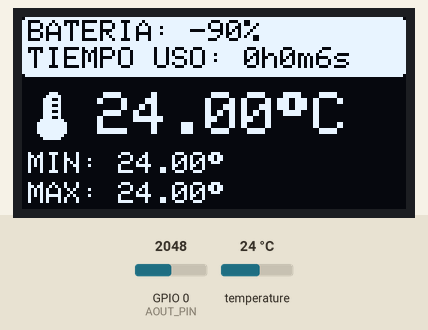
This sketch was run on a simulated ESP32. On the bench: 128×64 one-colour display. Inputs (shaded band) come from the test bench; at power-on: temperature 24 °C, GPIO 0 (AOUT_PIN) = 2048.

Above: at 9.0 s.
9.1 s: temperature set to 12 °C
At 10.6 s:
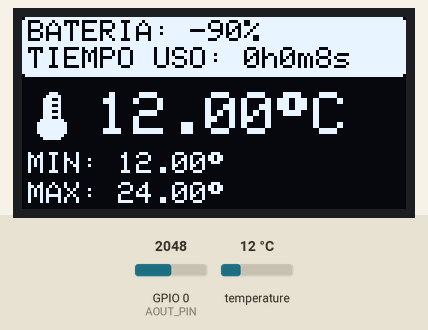
13.4 s: GPIO 0 (AOUT_PIN) set to 2866
At 16.0 s:
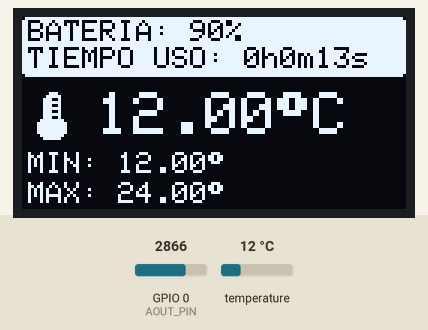
18.8 s: temperature set to 19 °C
At 21.4 s:
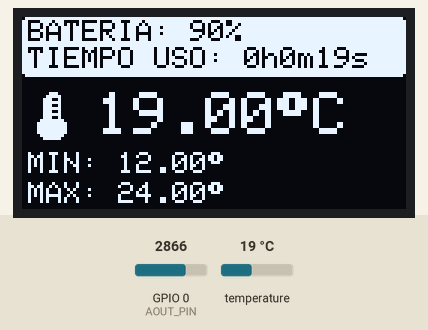
24.2 s: GPIO 0 (AOUT_PIN) set to 3603
At 26.8 s:
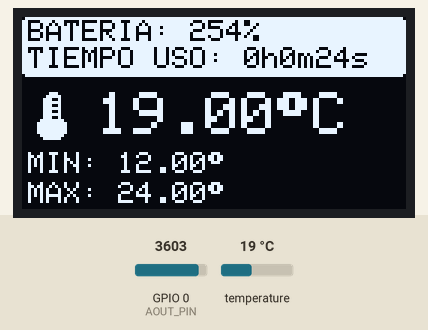
29.6 s: temperature set to 28 °C
At 32.2 s:
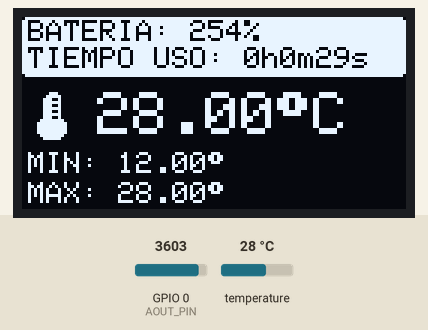
34.9 s: GPIO 0 (AOUT_PIN) set to 4095
At 37.5 s:
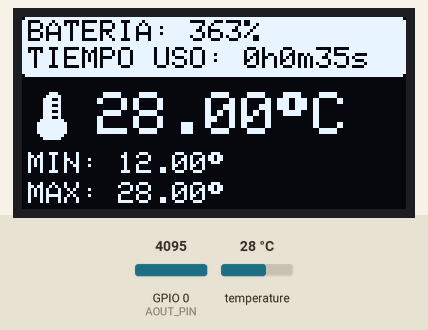
Timing chart, 0 to 39.0 s (numbered marks = the images above; inputs shaded):
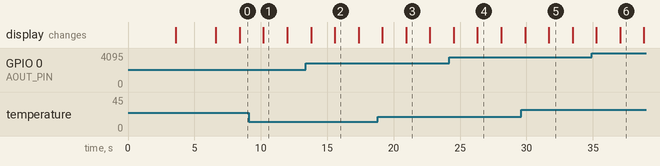

The sketch:

ThermoSpy.ino
```cpp
/*********************************************************************************************************************************************************************************
**                                                           -THERMOSPY-                                                                                                        **
**                                                                                                                                                                              **
**   SENCILLO CODIGO PARA MOSTRAR VALORES AMBIENTALES EN PANTALLA OLED DE 0,96":                                                                                                **
**          -V1.0(HASTA 12/08/2025): SE MUESTRAN VALORES DE NIVEL DE BATERIA (%), TIEMPO EN USO Y TEMPERATURA AMBIENTE MEDIANTE SENSOR DS18B20                                  **
**          -V2.0(DESDE 12/08/2025): SE SUSTITUYE EL SENSOR DS18B20 POR UN BME280 PARA PODER MOSTRAR POR PANTALLA TEMPERATURA, HUMEDAD Y ALTITUD.                               **
**                                   SE AÑADE TAMBIEN LA FECHA DE COMPILACION DEL CODIGO EN EL ARRANQUE                                                                         **
**          -V2.1(DESDE 15/08/2025): SE MEJORA EL CODIGO PUDIENDO ELEGIR ENTRE DOS TIPOS DE PANTALLA, HAY QUE DEFINIR LA QUE SE UTILIZA EN LAS LINEAS 29 Y/O 30                 **
**          -V2.2(DESDE 24/08/2025): SE VUELVE A MEJORAR EL CODIGO PUDIENDO ELEGIR ENTRE LAS DOS PANTALLAS(SSD1306 Y SSH1106) Y ENTRE LOS DOS SENSORES (DS18B20 Y BME280)       **
**
**
**
*********************************************************************************************************************************************************************************/
#include <Adafruit_GFX.h>
#include <TimeLib.h>


#define SCREEN_WIDTH 128
#define SCREEN_HEIGHT 64
#define AOUT_PIN 0


//Seleccion segun pantalla a utilizar
#define SSD1306  //Descomentar para pantallas 0,96" con controlador SSD1306
//#define SH1106     //Descomentar para pantallas 1,3" con controlador SH1106

//Seleccion sensor temperatura
//#define bme280
#define ds18b20

#ifdef bme280
  #include <Adafruit_Sensor.h>
  #include <Adafruit_BME280.h>
  Adafruit_BME280 bme;
  #define PresionNivelMar_HPA (1013.25)
#endif

#ifdef ds18b20
  #include <OneWire.h>
  #include <DallasTemperature.h>
  #define oneWirePin 1
  OneWire oneWireBus(oneWirePin);
  DallasTemperature sensors(&oneWireBus);
  float minima = 100; //lineas 243 a 253
  float maxima;

#endif

#ifdef SSD1306
  #include <Adafruit_SSD1306.h>
  Adafruit_SSD1306 display(SCREEN_WIDTH, SCREEN_HEIGHT, &Wire, -1);
#else
  #include <Adafruit_SH110X.h>
  Adafruit_SH1106G display = Adafruit_SH1106G(SCREEN_WIDTH, SCREEN_HEIGHT, &Wire, -1);
#endif

//Actualizar version de codigo para ambas pantallas
String versionCodigo = "V2.2";


unsigned char termometro[] =
{
	0b00000001, 0b11000000, //        ###
	0b00000011, 0b11100000, //       #####
	0b00000111, 0b00100000, //      ###  #
	0b00000111, 0b11100000, //      ######
	0b00000111, 0b00100000, //      ###  #
	0b00000111, 0b11100000, //      ######
	0b00000111, 0b00100000, //      ###  #
	0b00000111, 0b11100000, //      ######
	0b00000111, 0b00100000, //      ###  #
	0b00001111, 0b11110000, //     ########
	0b00011111, 0b11111000, //    ##########
	0b00011111, 0b11111000, //    ##########
	0b00011111, 0b11111000, //    ##########
	0b00011111, 0b11111000, //    ##########
	0b00001111, 0b11110000, //     ########
	0b00000111, 0b11100000, //      ######
};
void setup(){

  Serial.begin(115200);
  analogSetAttenuation(ADC_11db);


#ifdef bme280
  bool status;
  status = bme.begin(0x76);
if (!status) {
  Serial.println("Could not find a valid BME280 sensor, check wiring!");
  while (1);
}
#else
  sensors.begin(); //DS18B20
#endif

#ifdef SSD1306

  display.begin(SSD1306_SWITCHCAPVCC, 0x3C);
  display.clearDisplay();
  display.setTextColor(WHITE);
  display.setCursor(20, 2);
  display.setTextSize(1);
  display.print("COMPILADO EL: ");
  display.setCursor(25, 12);
  display.print(__DATE__);
  display.setCursor(40, 22);
  display.print("A LAS:");
  display.setCursor(35, 32);
  display.print(__TIME__);
  display.display();
  delay(3500);
  display.clearDisplay();
  display.setTextSize(2);
  display.setCursor(12, 20);
  display.println("HectorCRM");
  display.setTextSize(1);
  display.setCursor(15, 36);
  display.print("ThermoSpy ");
  display.println(versionCodigo);
  display.display();
  delay(3000);
  display.clearDisplay();
  display.display();
  #else
  display.begin(0x3c, true); // Address 0x3C default
  display.clearDisplay();
  display.setTextColor(SH110X_WHITE);
  display.setCursor(20, 2);
  display.setTextSize(1);
  display.print("COMPILADO EL: ");
  display.setCursor(25, 12);
  display.print(__DATE__);
  display.setCursor(40, 22);
  display.print("A LAS:");
  display.setCursor(35, 32);
  display.print(__TIME__);
  display.display();
  delay(3500);
  display.clearDisplay();
  display.setTextSize(2);
  display.setCursor(12, 20);
  display.println("HectorCRM");
  display.setTextSize(1);
  display.setCursor(15, 36);
  display.print("ThermoSpy ");
  display.println(versionCodigo);
  display.display();
  delay(3000);
  display.clearDisplay();
  display.display();
  #endif
}

void loop(){

  int valor = analogRead(AOUT_PIN); // lee el valor del pin 0 del esp32
  int voltaje = map(valor, 0, 4095, 0, 2500); //Lee la tension de la batería, a 5v leería el maximo de 2,5V. Las baterias LiPo marcan 4,2V a carga completa(un 16% menos del total)
  int porcentajeCarga = map(voltaje, 1500, 1775, 0, 100);
  int horas = hour();
  int minutos = minute();
  int segundos = second();

  #ifdef ds18b20
    sensors.requestTemperatures();
    float temp = sensors.getTempCByIndex(0);
    //float minima; //lineas 243 a 253
    //float maxima;
    if (temp < minima){
      minima = temp;
    }
    if (temp > maxima){
      maxima = temp;
    }
  #endif


  #ifdef SSD1306
    #ifdef bme280
    delay(1000);
    display.clearDisplay();
    display.fillRoundRect(0, 0, 128, 20, 2, WHITE);
    display.setCursor(2, 1);
    display.setTextSize(1);
    display.setTextColor(BLACK);
    display.print("BATERIA: ");
    display.print(porcentajeCarga);
    display.println("%");
    display.setCursor(2, 10);
    display.print("TIEMPO USO: ");
    display.print(horas);
    display.print("h");
    display.print(minutos);
    display.print("m");
    display.print(segundos);
    display.print("s");
    display.setCursor(2, 24);
    display.setTextColor(WHITE);
    display.print("TEMPERATURA: ");
    dispslay.print(bme.readTemperature());
    display.print((char)247); //Codigo ASCII para º
    display.println("C");
    display.setCursor(2, 38);
    display.print("HUMEDAD: ");
    display.print(bme.readHumidity());
    display.println("%");
    display.setCursor(2, 52);
    display.print("ALTITUD: ");
    display.print(bme.readAltitude(PresionNivelMar_HPA));
    display.println("mts");
    display.display();
  #endif
    #ifdef ds18b20
    delay(1000);
    display.clearDisplay();
    display.fillRoundRect(0, 0, 128, 20, 2, WHITE);
    display.setCursor(2, 1);
    display.setTextSize(1);
    display.setTextColor(BLACK);
    display.print("BATERIA: ");
    display.print(porcentajeCarga);
    display.println("%");
    display.setCursor(2, 10);
    display.print("TIEMPO USO: ");
    display.print(horas);
    display.print("h");
    display.print(minutos);
    display.print("m");
    display.print(segundos);
    display.print("s");
    display.drawBitmap(2, 25, termometro, 16, 16, 1);
    display.setCursor(25, 25);
    display.setTextColor(WHITE);
    display.setTextSize(2);
    display.print(temp);
    display.print((char)247); //Codigo ASCII para º
    display.println("C");

    display.setCursor(2, 45);
    display.setTextSize(1);
    display.print("MIN: ");
    display.print(minima);
    display.println((char)247);

    display.setCursor(2, 55);
    display.setTextSize(1);
    display.print("MAX: ");
    display.print(maxima);
    display.println((char)247);
    display.display();
    #endif
#endif

  #ifdef SH1106
    #ifdef bme280
      delay(1000);
      display.clearDisplay();
      display.fillRoundRect(0, 0, 128, 20, 2, SH110X_WHITE);
      display.setCursor(2, 1);
      display.setTextSize(1);
      display.setTextColor(SH110X_BLACK);
      display.print("BATERIA: ");
      display.print(porcentajeCarga);
      display.println("%");
      display.setCursor(2, 10);
      display.print("TIEMPO USO: ");
      display.print(horas);
      display.print("h");
      display.print(minutos);
      display.print("m");
      display.print(segundos);
      display.print("s");
      display.setCursor(2, 24);
      display.setTextColor(SH110X_WHITE);
      display.print("TEMPERATURA: ");
      display.print(bme.readTemperature());
      display.print((char)247); //Codigo ASCII para º
      display.println("C");
      display.setCursor(2, 38);
      display.print("HUMEDAD: ");
      display.print(bme.readHumidity());
      display.println("%");
      display.setCursor(2, 52);
      display.print("ALTITUD: ");
      display.print(bme.readAltitude(PresionNivelMar_HPA));
      display.println("mts");
      display.display();
    #endif

    #ifdef ds18b20
      delay(1000);
      display.clearDisplay();
      display.fillRoundRect(0, 0, 128, 20, 2, SH110X_WHITE);
      display.setCursor(2, 1);
      display.setTextSize(1);
      display.setTextColor(SH110X_BLACK);
      display.print("BATERIA: ");
      display.print(porcentajeCarga);
      display.println("%");
      display.setCursor(2, 10);
      display.print("TIEMPO USO: ");
      display.print(horas);
      display.print("h");
      display.print(minutos);
      display.print("m");
      display.print(segundos);
      display.print("s");
      display.drawBitmap(2, 25, termometro, 16, 16, 1);
      display.setCursor(25, 25);
      display.setTextColor(SH110X_WHITE);
      display.setTextSize(2);
      display.print(temp);
      display.print((char)247); //Codigo ASCII para º
      display.println("C");

      display.setCursor(2, 45);
      display.setTextSize(1);
      display.print("MIN: ");
      display.print(minima);
      display.println((char)247);

      display.setCursor(2, 55);
      display.setTextSize(1);
      display.print("MAX: ");
      display.print(maxima);
      display.println((char)247);
      display.display();
    #endif

  #endif

}
```

Measured:
- what the display in image 1 shows lasts 1.8 s, from 10.2 s to 12.0 s
